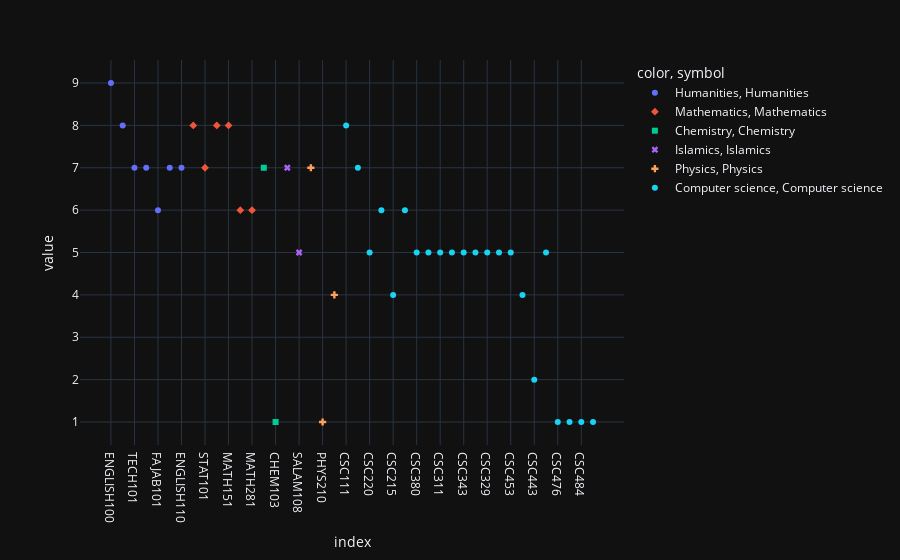

Write notebook code for a chart like this one.
### Code cell
px.scatter(course_to_num_ranking_series, color=categories, symbol=categories, hover_name=course_to_num_ranking_series.index)

### Figure 1 — Plotly figure (JSON) as saved in the notebook; plotly's stock layout.template omitted (floating-point values rounded to 4 significant figures)
{"data": [{"hovertemplate": "<b>%{hovertext}</b><br><br>color=Humanities<br>symbol=Humanities<br>index=%{x}<br>value=%{y}<extra></extra>", "hovertext": ["ENGLISH100", "ARB100", "TECH101", "ENTREPRENEUR101", "FAJAB101", "NAHAJ101", "ENGLISH110"], "legendgroup": "Humanities, Humanities", "marker": {"color": "#636efa", "symbol": "circle"}, "mode": "markers", "name": "Humanities, Humanities", "orientation": "v", "showlegend": true, "type": "scatter", "x": ["ENGLISH100", "ARB100", "TECH101", "ENTREPRENEUR101", "FAJAB101", "NAHAJ101", "ENGLISH110"], "xaxis": "x", "y": [9, 8, 7, 7, 6, 7, 7], "yaxis": "y"}, {"hovertemplate": "<b>%{hovertext}</b><br><br>color=Mathematics<br>symbol=Mathematics<br>index=%{x}<br>value=%{y}<extra></extra>", "hovertext": ["MATH101", "STAT101", "MATH106", "MATH151", "MATH244", "MATH281"], "legendgroup": "Mathematics, Mathematics", "marker": {"color": "#EF553B", "symbol": "diamond"}, "mode": "markers", "name": "Mathematics, Mathematics", "orientation": "v", "showlegend": true, "type": "scatter", "x": ["MATH101", "STAT101", "MATH106", "MATH151", "MATH244", "MATH281"], "xaxis": "x", "y": [8, 7, 8, 8, 6, 6], "yaxis": "y"}, {"hovertemplate": "<b>%{hovertext}</b><br><br>color=Chemistry<br>symbol=Chemistry<br>index=%{x}<br>value=%{y}<extra></extra>", "hovertext": ["CHEM101", "CHEM103"], "legendgroup": "Chemistry, Chemistry", "marker": {"color": "#00cc96", "symbol": "square"}, "mode": "markers", "name": "Chemistry, Chemistry", "orientation": "v", "showlegend": true, "type": "scatter", "x": ["CHEM101", "CHEM103"], "xaxis": "x", "y": [7, 1], "yaxis": "y"}, {"hovertemplate": "<b>%{hovertext}</b><br><br>color=Islamics<br>symbol=Islamics<br>index=%{x}<br>value=%{y}<extra></extra>", "hovertext": ["SALAM107", "SALAM108"], "legendgroup": "Islamics, Islamics", "marker": {"color": "#ab63fa", "symbol": "x"}, "mode": "markers", "name": "Islamics, Islamics", "orientation": "v", "showlegend": true, "type": "scatter", "x": ["SALAM107", "SALAM108"], "xaxis": "x", "y": [7, 5], "yaxis": "y"}, {"hovertemplate": "<b>%{hovertext}</b><br><br>color=Physics<br>symbol=Physics<br>index=%{x}<br>value=%{y}<extra></extra>", "hovertext": ["PHYS104", "PHYS210", "PHYS103"], "legendgroup": "Physics, Physics", "marker": {"color": "#FFA15A", "symbol": "cross"}, "mode": "markers", "name": "Physics, Physics", "orientation": "v", "showlegend": true, "type": "scatter", "x": ["PHYS104", "PHYS210", "PHYS103"], "xaxis": "x", "y": [7, 1, 4], "yaxis": "y"}, {"hovertemplate": "<b>%{hovertext}</b><br><br>color=Computer science<br>symbol=Computer science<br>index=%{x}<br>value=%{y}<extra></extra>", "hovertext": ["CSC111", "CSC113", "CSC220", "CSC212", "CSC215", "CSC304", "CSC380", "CSC227", "CSC311", "CSC339", "CSC343", "CSC361", "CSC329", "CSC340", "CSC453", "CSC496", "CSC443", "CSC462", "CSC476", "CSC478", "CSC484", "CSC489"], "legendgroup": "Computer science, Computer science", "marker": {"color": "#19d3f3", "symbol": "circle"}, "mode": "markers", "name": "Computer science, Computer science", "orientation": "v", "showlegend": true, "type": "scatter", "x": ["CSC111", "CSC113", "CSC220", "CSC212", "CSC215", "CSC304", "CSC380", "CSC227", "CSC311", "CSC339", "CSC343", "CSC361", "CSC329", "CSC340", "CSC453", "CSC496", "CSC443", "CSC462", "CSC476", "CSC478", "CSC484", "CSC489"], "xaxis": "x", "y": [8, 7, 5, 6, 4, 6, 5, 5, 5, 5, 5, 5, 5, 5, 5, 4, 2, 5, 1, 1, 1, 1], "yaxis": "y"}], "layout": {"legend": {"title": {"text": "color, symbol"}, "tracegroupgap": 0}, "margin": {"t": 60}, "xaxis": {"anchor": "y", "domain": [0, 1], "title": {"text": "index"}}, "yaxis": {"anchor": "x", "domain": [0, 1], "title": {"text": "value"}}}}
